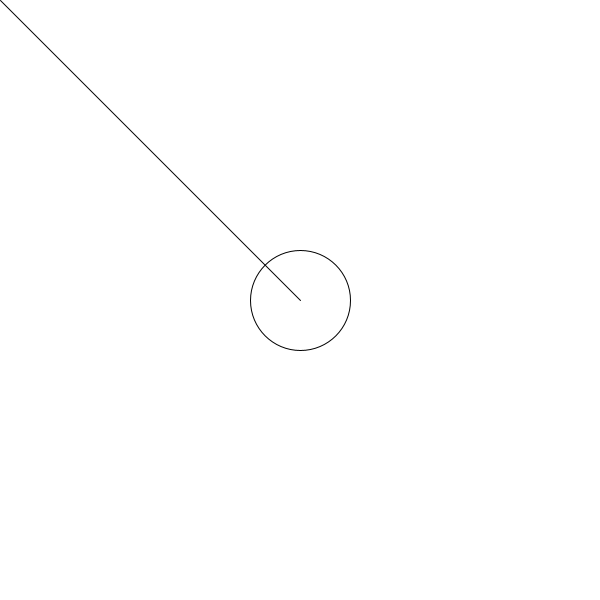
Frame 1 (no input)
Frame 60 (the mouse pressed at the canvas centre just before this capture): identical to frame 1, image omitted
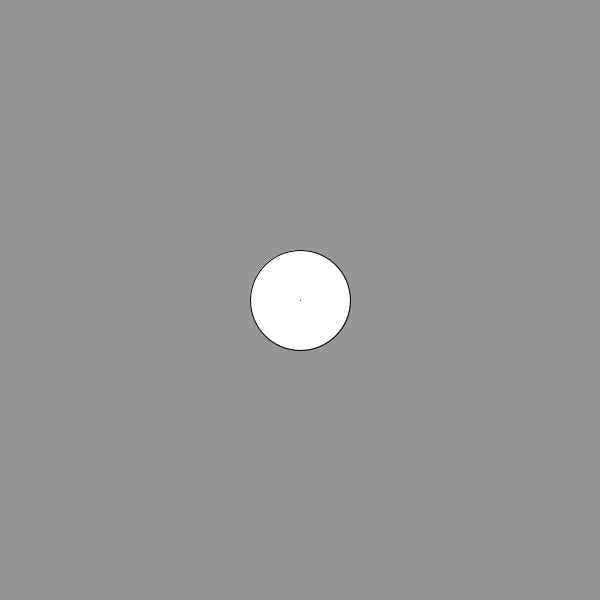
Frame 120 (the mouse held since frame 60 and released just before this capture)

The Processing sketch that drew these frames (run headless with seeded random() and noise(); from frame 60 on, the mouse is pressed at the canvas centre):

// Processing sketch: w03e_button1
// ── w03e_button1.pde
// code 1 week 3
// bryan ma

// button - first version

int c = 255;

void setup()  {
  size(600, 600);
}

void draw() {
  background(c);
  
  ellipse(width/2, height/2, 100, 100);
  line(width/2, height/2, mouseX, mouseY);
}

void mousePressed() {
  float d = dist(width/2, height/2, mouseX, mouseY);
  if (d < 50) {
    if (c == 255) {
      c = 150;
    } else {
      c = 255;
    }
  }
}
